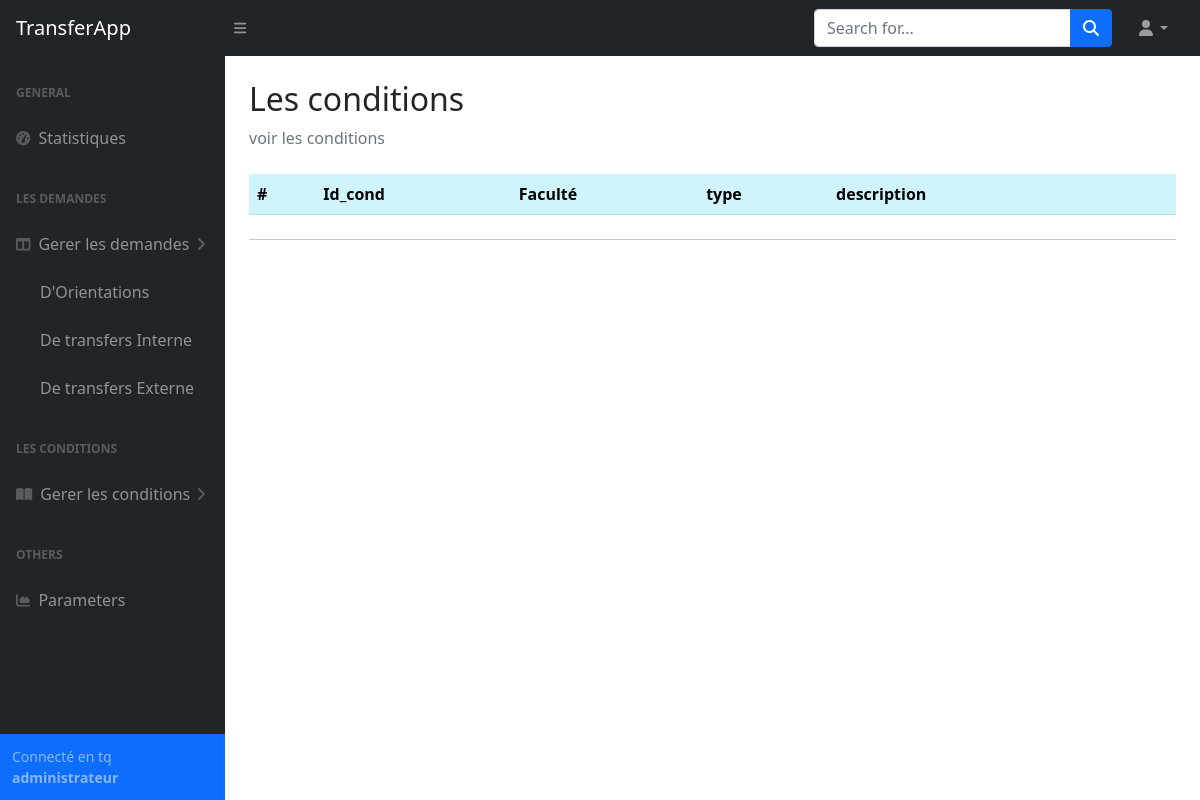
The page /admin/conditions (signed in) on the database as committed earlier.
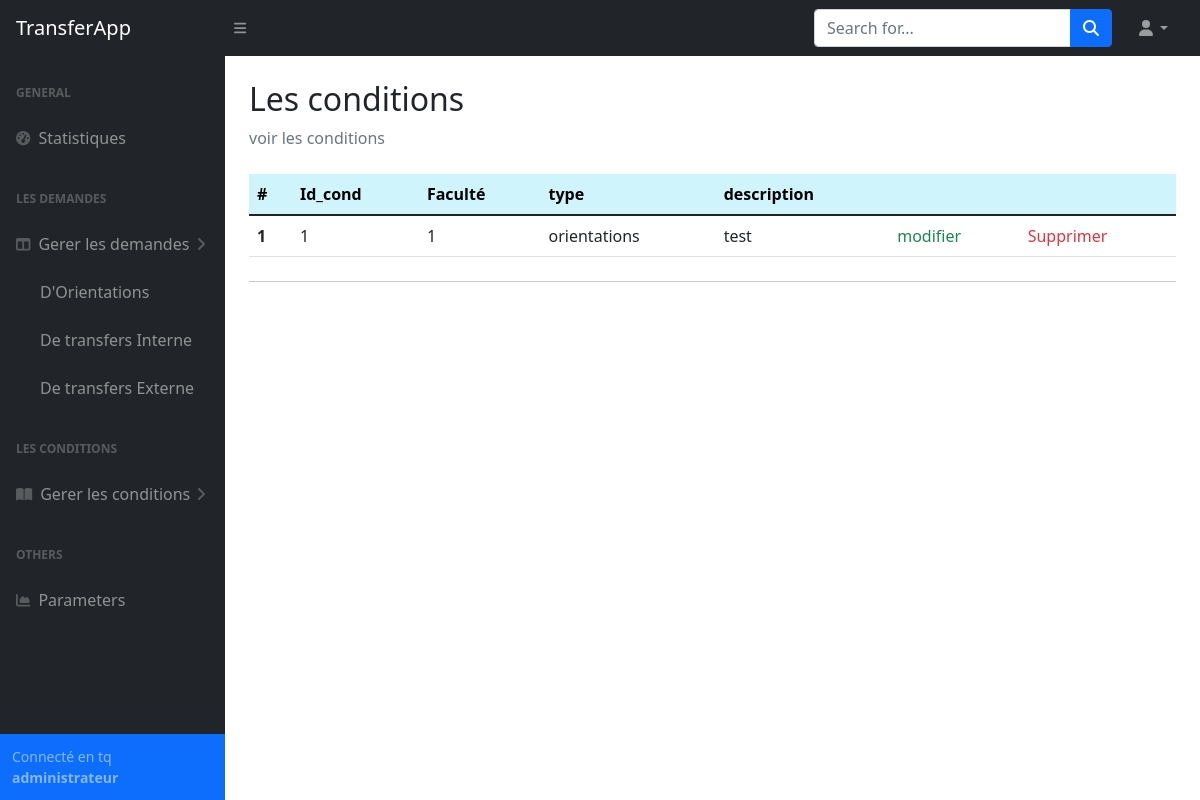
The same page on the database as committed later.
### tables this page shows
CREATE TABLE "condition" (
	"id"	INTEGER NOT NULL,
	"id_fac"	INTEGER NOT NULL,
	"cond"	TEXT NOT NULL,
	"type"	TEXT NOT NULL,
	PRIMARY KEY("id","id_fac"),
	FOREIGN KEY("id_fac") REFERENCES faculte(id)
);

### App.py (the view)
@app.route('/admin/conditions')
def condition():
    if session.get("email") != None:
        AdminInfo = db.adminLogIn(session.get("email"))
        idFac = AdminInfo['id_fac']
        conditions = db.getAllConditions(idFac)
        return render_template('admin/conditions.html', conditions = conditions)
    return redirect(url_for('login'))

### database_api.py (called while the page is built)
def adminLogIn(email:str):
    try:
        cursor.execute("select * from admin where email=:email",{"email":email})
    except Error as e:
        print(e)
        return None
    else:
        res = cursor.fetchone()
        if res != None:
            admin = {"email":res[0],
            "password":res[1],
            "telephone":res[2],
            "nom":res[3],
            "prenom":res[4],
            "id_dep":res[5],
            "id_fac":res[6]}
            return admin
    return None

def getAllConditions(idFac):
    try:
        cursor.execute("select * from condition where id_fac = {idFac}".format(idFac = idFac))
    except Error as e:
        print(e)
        return None
    else:
        conditions =[]
        res = cursor.fetchall()
        for cond in res:
            c = {
                'id':cond[0],
                'id_fac':cond[1],
                'cond':cond[2],
                'type':cond[3]
            }
            conditions.append(c)
        return conditions

### templates/admin/conditions.html (shortened to what this page needs)
{% extends "admin/base.html" %}
{% block content %}
<main>
    <div class="container-fluid px-4">
        <h2 class="mt-4">Les conditions</h2>
        <ol class="breadcrumb mb-4">
            <li class="breadcrumb-item active">voir les conditions</li>
        </ol>
        <div class="tab-content" id="pills-tabContent">
            <div class="tab-pane fade show active" id="pills-home" role="tabpanel" aria-labelledby="pills-home-tab">
              <table class="table">
                <thead>
                  <tr>
                    <th scope="col" class="table-info">#</th>
                    <th scope="col" class="table-info">Id_cond</th>
                    <th scope="col" class="table-info">Faculté</th>
                    <th scope="col" class="table-info">type</th>
                    <th scope="col" class="table-info">description</th>
                    <th scope="col" class="table-info"></th>
                    <th scope="col" class="table-info"></th>
                  </tr>
                </thead>
                <tbody>
                  {% for item in conditions %}
                  <tr>
                    <th scope="row">{{conditions.index(item) + 1}}</th>
                    <td>{{item['id']}}</td>
                    <td>{{item['id_fac']}}</td>
                    <td>{{item['type']}}</td>
                    <td>{{item['cond']}}</td>
                    <td><a class="link-success text-decoration-none" href="{{url_for('modifier_condition', IdCondition = item['id'])}}">modifier</a></td>
                    <td><a class="link-danger text-decoration-none" href="{{url_for('DeleteCondition', IdCondition = item['id'])}}">Supprimer</a></td>
                  </tr>
                  {% endfor %}
                </tbody>
              </table>
            </div>
        <hr class="my-4">
    </div>
</main>
{% endblock content %}

Rows that differ between the two databases and show on the page:
added condition: conditions "1", id "1", id_fac "1", type "orientations", cond "test"
